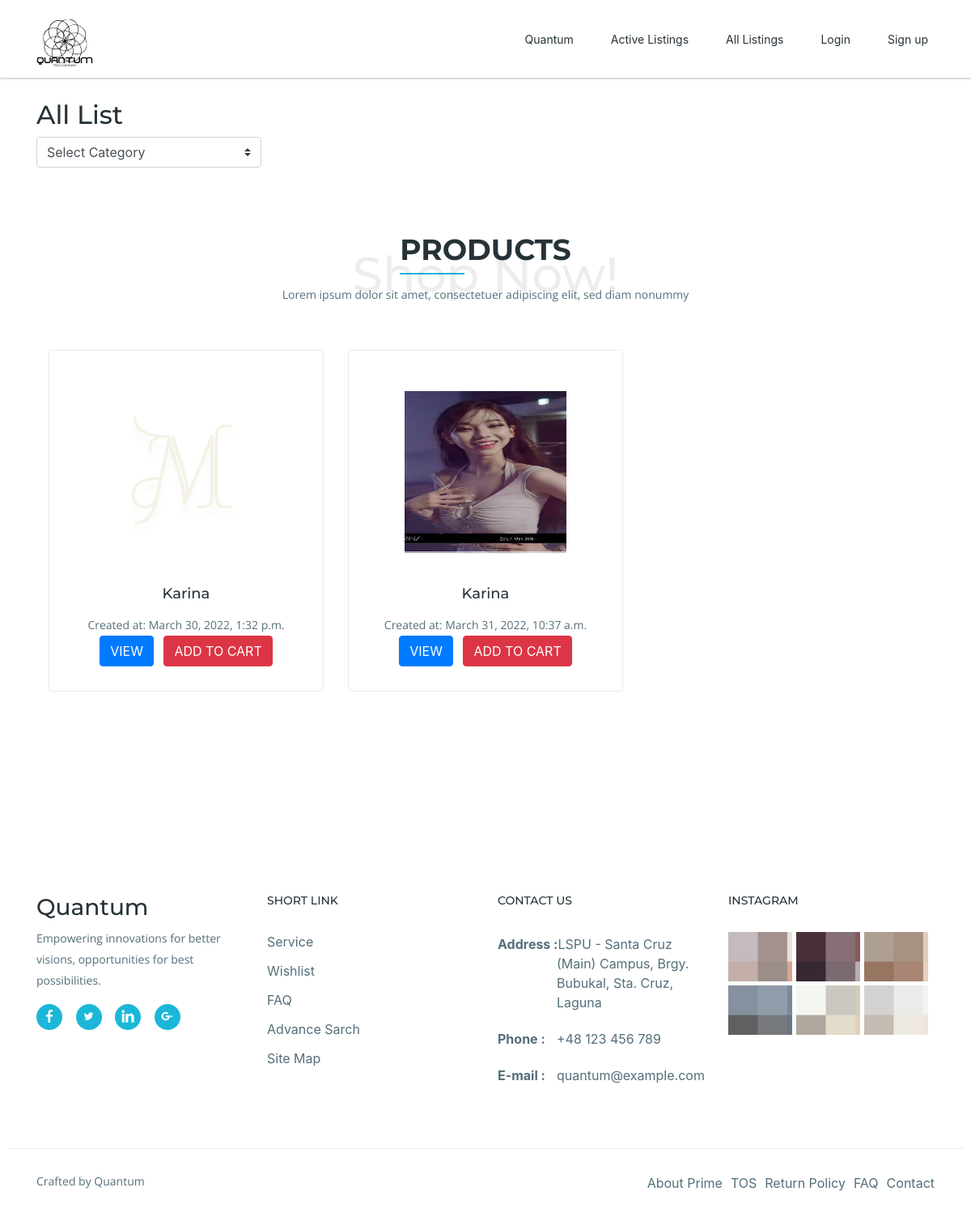
The page /all_list on the database as committed earlier.
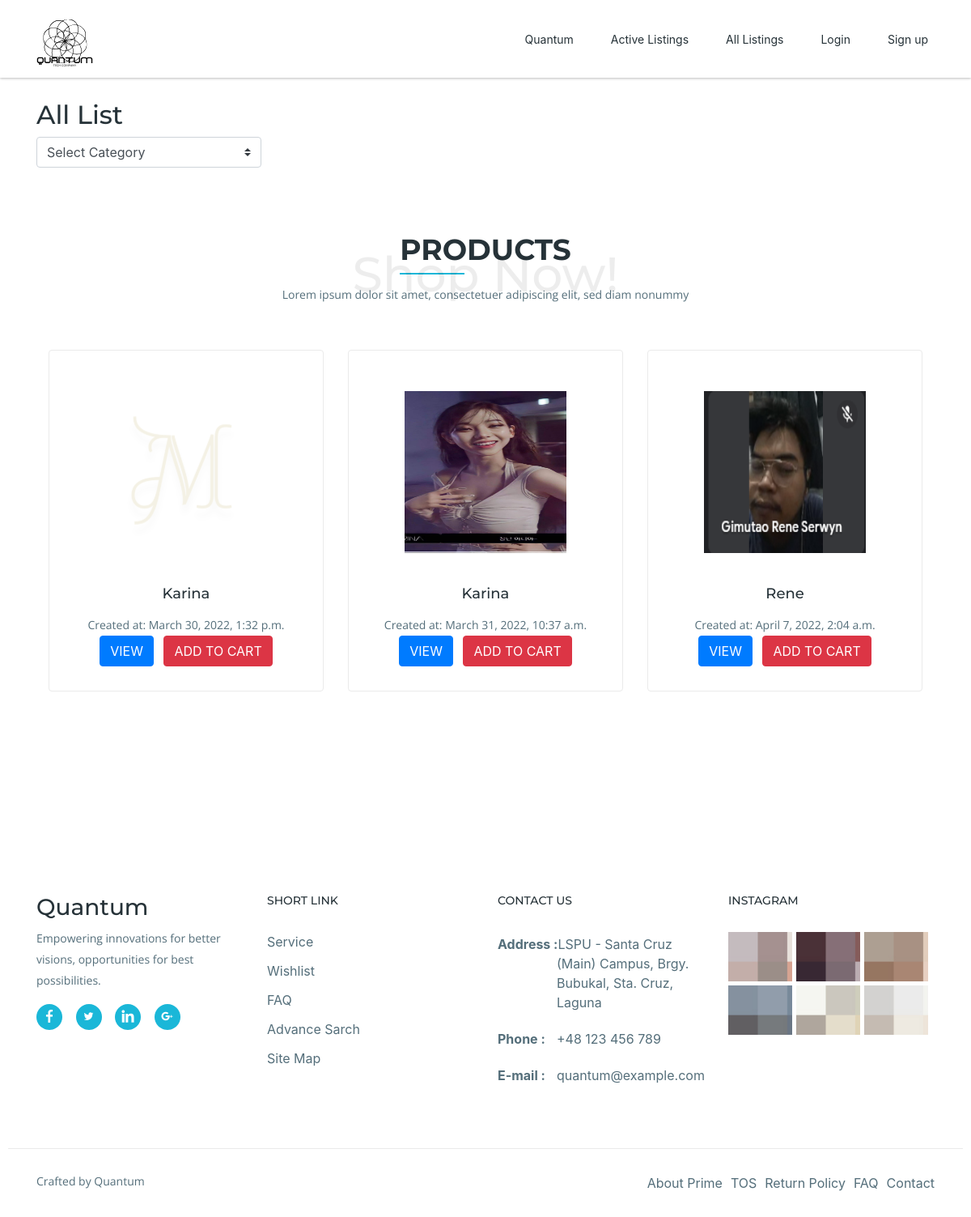
The same page on the database as committed later.
### quanta/models.py (models this page shows, shortened)
class ShoppingList(models.Model):
    owner = models.ForeignKey(User, on_delete=models.CASCADE,related_name="shoppinglist",default=None)
    item_name = models.CharField(max_length=100)
    description = models.CharField(max_length=300)
    product_img = models.ImageField(null=True, blank = True, upload_to = "images/")
    starting_price = models.IntegerField(default=0)
    category = models.CharField(max_length=20)
    add_to_cart = models.ManyToManyField(User, blank=True, related_name="added_to_cart")
    is_closed = models.BooleanField(default=False, null=True,blank= True)
    created_at = models.DateTimeField(auto_now_add=True)
    update_at = models.DateTimeField(auto_now=True)

### quanta/views.py (the view)
# urls.py: path("all_list", views.all_list, name="all_list"),
def all_list(request):
    all_listings = ShoppingList.objects.all()
    return render(request, "quanta/all_list.html",{
        'all_listings': all_listings
    })

### quanta/templates/quanta/all_list.html (shortened to what this page needs)
{% extends 'quanta/layout.html'%}
{% load static %}
{% block body%}
<div class="container">
  <h2>All List</h2>
  <form action="{% url 'category_all_list' %}" method="POST">
    <select name="category" class="form-select custom-select col-md-3" aria-label="Default select example"
      onchange='if(this.value != 0) { this.form.submit(); }'>
      <option disabled selected value>Select Category</option>
    </select>
  </form>
  <section id="services" class="section">
    <div class="container">
      <div class="section-header">
        <h2 class="section-title">Products</h2>
        <span>Shop now!</span>
        <p class="section-subtitle">Lorem ipsum dolor sit amet, consectetuer adipiscing elit, sed diam nonummy</p>
      </div>
      <div class="row">
        {% for active_listing in all_listings %}
        <div class="col-lg-4 col-md-6 col-xs-12">
          <div class="item-boxes services-item wow fadeInDown" data-wow-delay="0.2s">
            <div class="icon color-1">
              {% if active_listing.product_img %}
              <img src="{{ active_listing.product_img.url }}" class="" alt="Url Pictures" width="200" height="200">
              {% else %}
              <img src="{% static './quanta/images/background-logo.svg' %}" alt="Admin" class="" width="200"
                height="200">
              {% endif %}
            </div>
            <h4>{{ active_listing.item_name}}</h4>
            <p>Created at: {{ active_listing.created_at }}</p>
            <a href="{% url 'display_list' active_listing.id %}" class="btn btn-primary mr-2">view</a>
            <a class="btn btn-danger">Add to cart</a>
          </div>
        </div>
        {% endfor %}
      </div>
    </div>
  </section>
</div>
{% endblock%}

### quanta/templates/quanta/layout.html (shortened to what this page needs)
{% load static %}
<!DOCTYPE html>
<html lang="en">
<head>
    <link rel="stylesheet" href="/static/quanta/css/line-icons.css">
    <link rel="stylesheet" href="/static/quanta/css/owl.carousel.css">
    <link rel="stylesheet" href="/static/quanta/css/owl.theme.css">
    <link rel="stylesheet" href="/static/quanta/css/nivo-lightbox.css">
    <link rel="stylesheet" href="/static/quanta/css/magnific-popup.css">
    <link rel="stylesheet" href="/static/quanta/css/animate.css">
    <link rel="stylesheet" href="/static/quanta/css/color-switcher.css">
    <link rel="stylesheet" href="/static/quanta/css/menu_sideslide.css">
    <link rel="stylesheet" href="/static/quanta/css/main.css">
    <link rel="stylesheet" href="/static/quanta/css/responsive.css">
    <link rel="stylesheet" href="https://stackpath.bootstrapcdn.com/bootstrap/4.4.1/css/bootstrap.min.css"
>
    <link href="/static/quanta/styles.css" rel="stylesheet">
    <link rel="stylesheet" href="https://cdnjs.cloudflare.com/ajax/libs/font-awesome/4.7.0/css/font-awesome.min.css">
    <link rel='stylesheet' href='https://use.fontawesome.com/releases/v5.3.1/css/all.css'>
</head>
<body>
    <nav class="navbar navbar-expand-md fixed-top scrolling-navbar bg-white">
        <div class="container">
            <a class="navbar-brand" href="index.html">
                <span>
                    <img src="/static/quanta/img/Logo Black Small.svg" alt="">
                </span>
            </a>
            <div class="collapse navbar-collapse" id="navbarCollapse">
                <ul class="navbar-nav mr-auto w-100 justify-content-end">
                    <li class="nav-item">
                        <a class="nav-link page-scroll" href="{% url 'index' %}">Quantum</a>
                    </li>
                    <li class="nav-item">
                        <a class="nav-link" href="{% url 'quanta_home' %}">Active Listings</a>
                    </li>
                    <li class="nav-item">
                        <a class="nav-link" href="{% url 'all_list' %}">All Listings</a>
                    </li>
                    {% if user.is_authenticated %}
                    <li class="nav-item">
                        <a class="nav-link" href="{% url 'add_to_cart' %}">My Cart</a>
                    </li>
                    <li class="nav-item">
                        <a class="nav-link" href="{% url 'createlist' %}">Creatinglist</a>
                    </li>
                    <li class="nav-item">
                        <a class="nav-link" href="{% url 'logout' %}">Log Out</a>
                    </li>
                    {% else %}
                    <li><a type="button" class="nav-link" data-toggle="modal" data-target="#loginModal">Login</a></li>
                    <li><a type="button" class="nav-link" data-toggle="modal" data-target="#signModal">Sign up</a></li>
                    {% endif %}
                </ul>
            </div>
        </div>
    </nav>
    <section id="services" class="section">
        {% block body %}
        {% endblock %}
    </section>
    <footer>
        <section class="footer-Content">
            <div class="container">
                <div class="row">
                    <div class="col-lg-3 col-md-6 col-sm-6 col-xs-6 col-mb-12">
                        <h3>Quantum</h3>
                        <div class="textwidget">
                            <p>Empowering innovations for better visions, opportunities for best possibilities.</p>
                        </div>
                        <ul class="footer-social">
                            <li><a class="facebook" href="#"><i class="lni-facebook-filled"></i></a></li>
                            <li><a class="twitter" href="#"><i class="lni-twitter-filled"></i></a></li>
                            <li><a class="linkedin" href="#"><i class="lni-linkedin-fill"></i></a></li>
                            <li><a class="google-plus" href="#"><i class="lni-google-plus"></i></a></li>
                        </ul>
                    </div>
                    <div class="col-lg-3 col-md-6 col-sm-6 col-xs-6 col-mb-12">
                        <div class="widget">
                            <h3 class="block-title">Short Link</h3>
                            <ul class="menu">
                                <li><a href="#">Service</a></li>
                                <li><a href="#">Wishlist</a></li>
                                <li><a href="#">FAQ</a></li>
                                <li><a href="#">Advance Sarch</a></li>
                                <li><a href="#">Site Map</a></li>
                            </ul>
                        </div>
                    </div>
                    <div class="col-lg-3 col-md-6 col-sm-6 col-xs-6 col-mb-12">
                        <div class="widget">
                            <h3 class="block-title">Contact Us</h3>
                            <ul class="contact-footer">
                                <li>
                                    <strong>Address :</strong> <span>LSPU - Santa Cruz (Main) Campus, Brgy. Bubukal,
                                        Sta. Cruz, Laguna</span>
                                </li>
                                <li>
                                    <strong>Phone :</strong> <span>+48 123 456 789</span>
                                </li>
                                <li>
                                    <strong>E-mail :</strong> <span><a href="#">quantum@example.com</a></span>
                                </li>
                            </ul>
                        </div>
                    </div>
                    <div class="col-lg-3 col-md-6 col-sm-6 col-xs-6 col-mb-12">
                        <div class="widget">
                            <h3 class="block-title">Instagram</h3>
                            <ul class="instagram-footer">
                                <li><a href="#"><img src="/static/quanta/img/instagram/insta1.jpg" alt=""></a></li>
                                <li><a href="#"><img src="/static/quanta/img/instagram/insta2.jpg" alt=""></a></li>
                                <li><a href="#"><img src="/static/quanta/img/instagram/insta3.jpg" alt=""></a></li>
                                <li><a href="#"><img src="/static/quanta/img/instagram/insta4.jpg" alt=""></a></li>
                                <li><a href="#"><img src="/static/quanta/img/instagram/insta5.jpg" alt=""></a></li>
                                <li><a href="#"><img src="/static/quanta/img/instagram/insta6.jpg" alt=""></a></li>
                            </ul>
                        </div>
                    </div>
                </div>
            </div>
        </section>
        <div id="copyright">
            <div class="container">
                <div class="row">
                    <div class="col-md-12">
                        <div class="site-info float-left">
                            <p>Crafted by <a href="" rel="nofollow">Quantum</a></p>
                        </div>
                        <div class="float-right">
                            <ul class="nav nav-inline">
                                <li class="nav-item">
                                    <a class="nav-link active" href="#">About Prime</a>
                                </li>
                                <li class="nav-item">
                                    <a class="nav-link" href="#">TOS</a>
                                </li>
                                <li class="nav-item">
                                    <a class="nav-link" href="#">Return Policy</a>
                                </li>
                                <li class="nav-item">
                                    <a class="nav-link" href="#">FAQ</a>
                                </li>
                                <li class="nav-item">
                                    <a class="nav-link" href="#">Contact</a>
                                </li>
                            </ul>
                        </div>
                    </div>
                </div>
            </div>
        </div>
    </footer>
</body>
</html>

### quanta/templates/quanta/messages.html (shortened to what this page needs)
{% load static %}

### quanta/static/quanta/css/menu_sideslide.css (style rules this page uses)
.menu, .icon-list { height: 100%; }

### quanta/static/quanta/styles.css (style rules this page uses)
body { padding: 10px; }
.icon { justify-content: center; padding: 20px; }

Rows that differ between the two databases and show on the page:
added ShoppingList: product_img (picture), item_name "Rene", created_at "April 7, 2022, 2:04 a.m."
